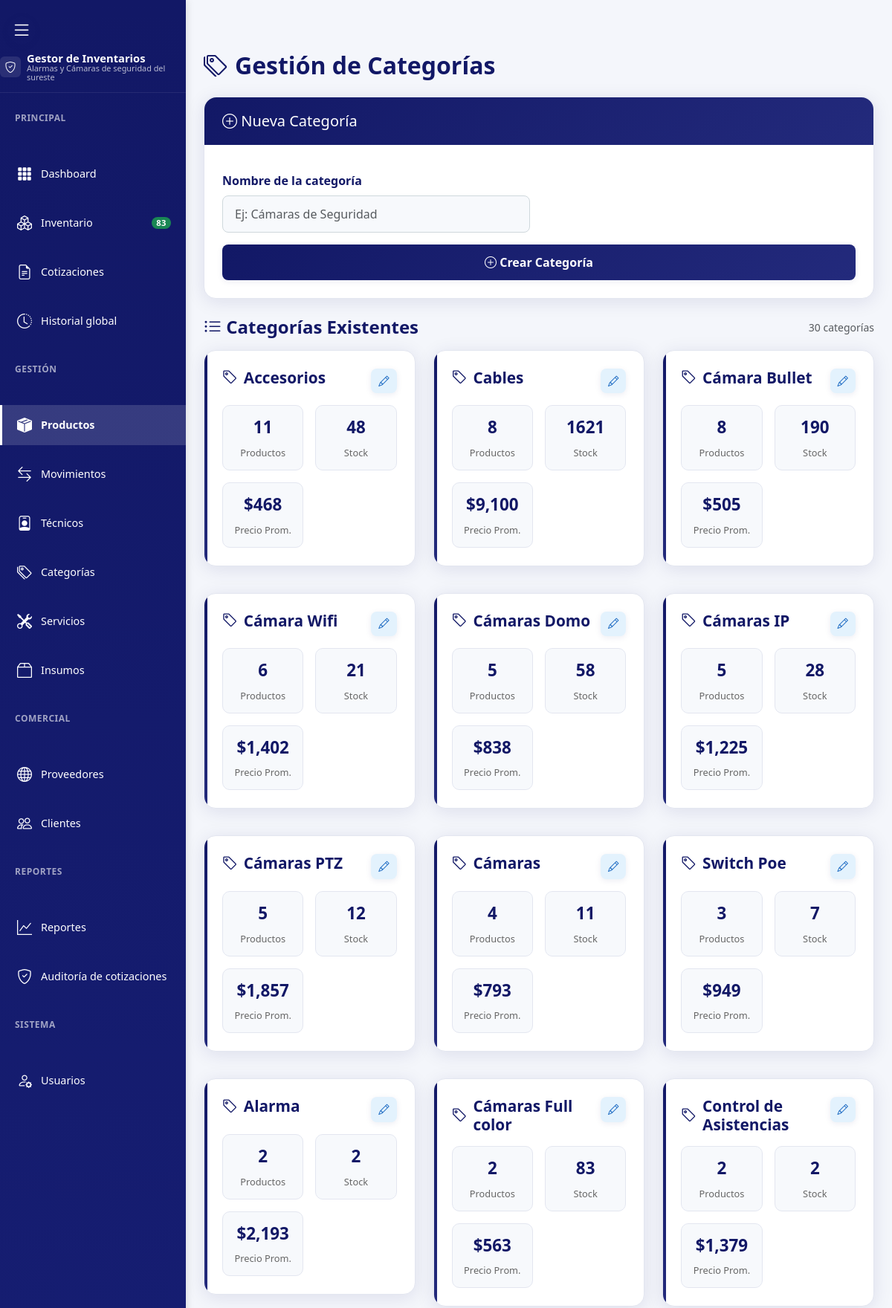
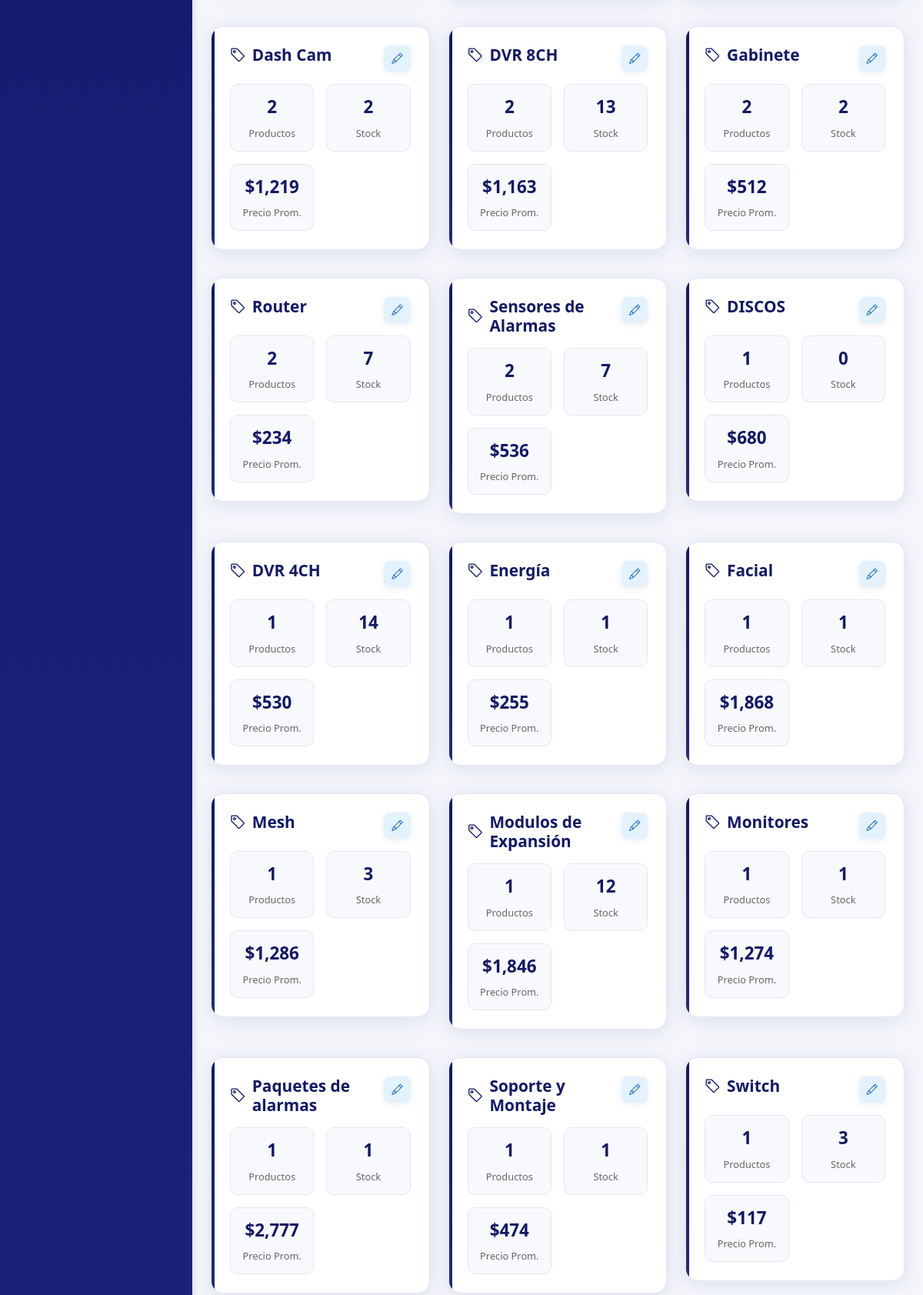
Screenshot of /products/categories.php (signed in, upper part) with the database file from the repository (2 pictures, top to bottom).
### tables this page shows
CREATE TABLE `categories` (
  `category_id` int(11) NOT NULL,
  `name` varchar(100) DEFAULT NULL,
  `parent_category_id` int(11) DEFAULT NULL
);

### products/categories.php (the view, shortened to what this page needs)
<?php
    require_once '../connection.php';
    $categorias = $mysqli->query("
        SELECT
            c.category_id,
            c.name,
            COUNT(p.product_id) as total_productos,
            SUM(p.quantity) as stock_total,
            AVG(p.price) as precio_promedio
        FROM categories c
        LEFT JOIN products p ON c.category_id = p.category_id
        GROUP BY c.category_id, c.name
        ORDER BY total_productos DESC, c.name ASC
    ");
?>
<!DOCTYPE html>
<html lang="es">
<head>
    <link rel="stylesheet" href="../assets/css/style.css">
    <link rel="stylesheet" href="https://cdn.jsdelivr.net/npm/bootstrap-icons@1.11.3/font/bootstrap-icons.css">
    <link href="https://cdn.jsdelivr.net/npm/bootstrap@5.3.2/dist/css/bootstrap.min.css" rel="stylesheet">
</head>
<body>
    <?php include '../includes/sidebar.php'; ?>
    <main class="main-content">
        <div class="titulo-lista">
            <i class="bi bi-tags"></i>
            Gestión de Categorías
        </div>
        <div class="form-card">
            <div class="card-header">
                <h5 class="mb-0"><i class="bi bi-plus-circle"></i> Nueva Categoría</h5>
            </div>
            <div class="card-body">
                <form method="POST" id="formNuevaCategoria">
                    <div class="row">
                        <div class="col-md-6">
                            <div class="mb-3">
                                <label for="category_name" class="form-label">Nombre de la categoría</label>
                                <input type="text" class="form-control" name="category_name" id="category_name" required
                                       placeholder="Ej: Cámaras de Seguridad">
                            </div>
                        </div>
                    </div>
                    <button type="submit" class="btn btn-primary">
                        <i class="bi bi-plus-circle"></i> Crear Categoría
                    </button>
                </form>
            </div>
        </div>
        <div class="d-flex justify-content-between align-items-center mb-3">
            <h4 class="mb-0" style="color: #121866; font-weight: 600;">
                <i class="bi bi-list-ul"></i> Categorías Existentes
            </h4>
            <small class="text-muted">
                <?= $categorias ? $categorias->num_rows : 0 ?> categorías
            </small>
        </div>
        <?php if ($categorias && $categorias->num_rows > 0): ?>
            <div class="row">
                <?php while ($cat = $categorias->fetch_assoc()): ?>
                    <div class="col-lg-6 col-xl-4 mb-3">
                        <div class="category-card">
                            <div class="category-header">
                                <h5 class="category-title">
                                    <i class="bi bi-tag"></i>
                                    <?= htmlspecialchars($cat['name']) ?>
                                </h5>
                                <div class="category-actions">
                                    <button type="button" class="btn-action btn-edit"
                                            onclick="editarCategoria(<?= $cat['category_id'] ?>, '<?= htmlspecialchars($cat['name']) ?>')">
                                        <i class="bi bi-pencil"></i>
                                    </button>
                                </div>
                            </div>
                            <div class="category-stats">
                                <div class="stat-item">
                                    <span class="stat-number"><?= $cat['total_productos'] ?></span>
                                    <span class="stat-label">Productos</span>
                                </div>
                                <div class="stat-item">
                                    <span class="stat-number"><?= $cat['stock_total'] ?: 0 ?></span>
                                    <span class="stat-label">Stock</span>
                                </div>
                                <div class="stat-item">
                                    <span class="stat-number">$<?= number_format($cat['precio_promedio'] ?: 0, 0) ?></span>
                                    <span class="stat-label">Precio Prom.</span>
                                </div>
                            </div>
                        </div>
                    </div>
                <?php endwhile; ?>
            </div>
        <?php endif; ?>
    </main>
</body>
</html>

### assets/css/style.css (style rules this page uses)
* { margin: 0; padding: 0; box-sizing: border-box; }
body { font-family: 'Montserrat', 'Segoe UI', Tahoma, Geneva, Verdana, sans-serif; background-color: #f4f6fb; color: #232a7c; line-height: 1.6; display: flex; min-height: 100vh; }
.main-content { margin-left: 250px; margin-top: 0; width: calc(100% - 250px); padding: 32px 32px 24px 32px; transition: margin-left 0.25s cubic-bezier(.4,2,.6,1), width 0.25s cubic-bezier(.4,2,.6,1); box-sizing: border-box; }
form label { display: block; margin: 12px 0 6px; font-weight: 600; color: #121866; }
form input, form select { width: 100%; padding: 11px; border: 1.5px solid #cfd8dc; border-radius: 7px; font-size: 15px; margin-bottom: 4px; background: #f7f9fc; transition: border 0.2s; }
button { width: 100%; margin-top: 22px; padding: 12px; background-color: #121866; color: #fff; border: none; border-radius: 7px; font-size: 17px; font-weight: 600; cursor: pointer; box-shadow: 0 2px 8px rgba(18,24,102,0.08); transition: background-color 0.2s, box-shadow 0.2s; }

### products/categories.php (style rules this page uses)
body { background: #f4f6fb; }
.main-content { margin-top: 40px; margin-left: 250px; padding: 24px; width: calc(100vw - 250px); box-sizing: border-box; }
.titulo-lista { font-size: 2rem; color: #121866; font-weight: 700; margin-bottom: 18px; display: flex; align-items: center; gap: 10px; }
.category-card { background: #fff; border-radius: 16px; padding: 24px; margin-bottom: 20px; box-shadow: 0 4px 24px rgba(18,24,102,0.10); border: 1.5px solid #e3e6f0; transition: all 0.3s ease; position: relative; overflow: hidden; }
.category-card::before { content: ''; position: absolute; top: 0; left: 0; width: 4px; height: 100%; background: linear-gradient(135deg, #121866, #232a7c); }
.category-header { display: flex; justify-content: space-between; align-items: flex-start; margin-bottom: 16px; }
.category-title { font-size: 1.3rem; font-weight: 700; color: #121866; margin: 0; display: flex; align-items: center; gap: 8px; }
.category-actions { display: flex; gap: 8px; }
.btn-action { padding: 6px 10px; border-radius: 8px; font-size: 0.9rem; border: none; cursor: pointer; transition: all 0.2s ease; display: flex; align-items: center; gap: 4px; }
.btn-edit { background: #e3f2fd; color: #1565c0; }
.category-stats { display: grid; grid-template-columns: repeat(auto-fit, minmax(80px, 1fr)); gap: 16px; margin-top: 16px; }
.stat-item { text-align: center; padding: 12px 8px; background: #f7f9fc; border-radius: 10px; border: 1px solid #e3e6f0; }
.stat-number { font-size: 1.4rem; font-weight: 700; color: #121866; display: block; margin-bottom: 4px; }
.stat-label { font-size: 0.8rem; color: #666; font-weight: 500; }
.form-card { background: #fff; border-radius: 16px; box-shadow: 0 4px 24px rgba(18,24,102,0.10); border: 1.5px solid #e3e6f0; margin-bottom: 24px; }
.form-card .card-header { background: linear-gradient(135deg, #121866, #232a7c); color: #fff; border-radius: 16px 16px 0 0; padding: 20px 24px; border: none; }
.form-card .card-body { padding: 24px; }
.form-label { font-weight: 600; color: #121866; margin-bottom: 8px; }
.form-control, .form-select { border-radius: 8px; border: 1.5px solid #cfd8dc; background: #f7f9fc; font-size: 1rem; padding: 12px 16px; }
.btn-primary { background: linear-gradient(135deg, #121866, #232a7c); border: none; border-radius: 8px; padding: 12px 24px; font-weight: 600; transition: all 0.2s ease; }

### rows the page displays
categories: name "Accesorios", total_productos "11", stock_total "48", precio_promedio "468"
categories: name "Cables", total_productos "8", stock_total "1621", precio_promedio "9,100"
categories: name "Cámara Bullet", total_productos "8", stock_total "190", precio_promedio "505"
categories: name "Cámara Wifi", total_productos "6", stock_total "21", precio_promedio "1,402"
categories: name "Cámaras Domo", total_productos "5", stock_total "58", precio_promedio "838"
categories: name "Cámaras IP", total_productos "5", stock_total "28", precio_promedio "1,225"
categories: name "Cámaras PTZ", total_productos "5", stock_total "12", precio_promedio "1,857"
categories: name "Cámaras", total_productos "4", stock_total "11", precio_promedio "793"
categories: name "Switch Poe", total_productos "3", stock_total "7", precio_promedio "949"
categories: name "Alarma", total_productos "2", stock_total "2", precio_promedio "2,193"
categories: name "Cámaras Full color", total_productos "2", stock_total "83", precio_promedio "563"
categories: name "Control de Asistencias", total_productos "2", stock_total "2", precio_promedio "1,379"
categories: name "Dash Cam", total_productos "2", stock_total "2", precio_promedio "1,219"
categories: name "DVR 8CH", total_productos "2", stock_total "13", precio_promedio "1,163"
categories: name "Gabinete", total_productos "2", stock_total "2", precio_promedio "512"
categories: name "Router", total_productos "2", stock_total "7", precio_promedio "234"
categories: name "Sensores de Alarmas", total_productos "2", stock_total "7", precio_promedio "536"
categories: name "DISCOS", total_productos "1", stock_total "0", precio_promedio "680"
categories: name "DVR 4CH", total_productos "1", stock_total "14", precio_promedio "530"
categories: name "Energía", total_productos "1", stock_total "1", precio_promedio "255"
categories: name "Facial", total_productos "1", stock_total "1", precio_promedio "1,868"
categories: name "Mesh", total_productos "1", stock_total "3", precio_promedio "1,286"
categories: name "Modulos de Expansión", total_productos "1", stock_total "12", precio_promedio "1,846"
categories: name "Monitores", total_productos "1", stock_total "1", precio_promedio "1,274"
categories: name "Paquetes de alarmas", total_productos "1", stock_total "1", precio_promedio "2,777"
categories: name "Soporte y Montaje", total_productos "1", stock_total "1", precio_promedio "474"
categories: name "Switch", total_productos "1", stock_total "3", precio_promedio "117"

### other values shown
$total_products "83"
$categorias->num_rows "30"
